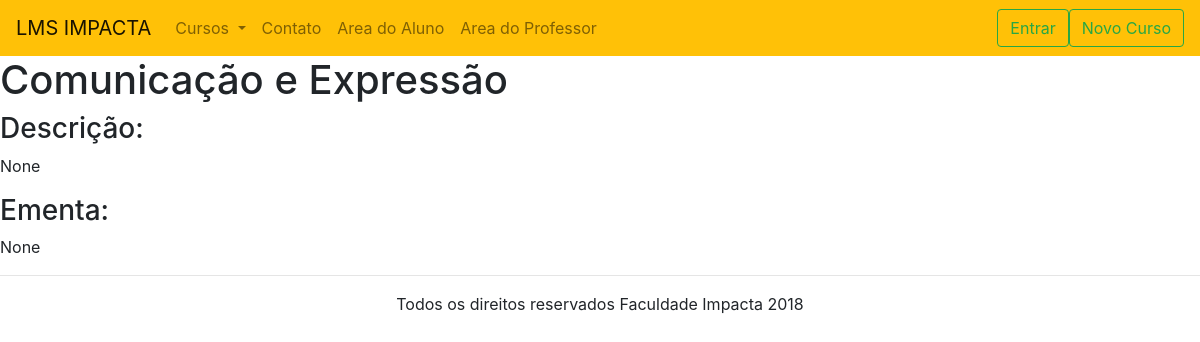
The page /curso/ADS/disciplina/COMEXP/ on the database its author committed.
### curriculo/models.py (models this page shows, shortened)
class Disciplina(models.Model):
    nome = models.CharField("Nome", max_length=120)
    abrev = models.CharField("Abreviação", max_length=10, default='Abreviação', unique=True)
    curso = models.ForeignKey(Curso, on_delete=models.DO_NOTHING)
    descricao = models.TextField("Descrição", null=True, max_length=500)
    ementa = models.TextField("Ementa", null=True, max_length=500)
    class Meta:
        db_table = 'DISCIPLINA'

### curriculo/views.py (the view)
# urls.py: path('<str:sigla>/disciplina/<str:abrev>/', views.disciplina, name="disciplina"),
def disciplina(request, sigla, abrev):
    disciplinas = get_object_or_404(Disciplina, abrev=abrev)
    context = {
        "detalhes": disciplinas
    }
    return render(request, "curriculo/disciplina.html", context)

### curriculo/context_processors.py (called while the page is built)
def lista_cursos(request):
    return {
        "curso": Curso.objects.all()
    }

def lista_disciplinasOfertadas(request):
    return {
        "disciplinasOfertadas": DisciplinasOfertadas.objects.all()
    }

def lista_disciplinas(request):
    return{
        "disciplinas": Disciplina.objects.all()
    }

### curriculo/templates/curriculo/disciplina.html (shortened to what this page needs)
{% extends "base.html" %}
{% block conteudo %}
    <h1>{{ detalhes.nome }}</h1>
    <h3>Descrição:</h3>
    <p>{{ detalhes.descricao }}</p>
    <h3>Ementa:</h3>
    <p>{{ detalhes.ementa }}</p>
{% endblock  %}

### rows shown on the page
Disciplina: nome "Comunicação e Expressão", descricao "None", ementa "None"
